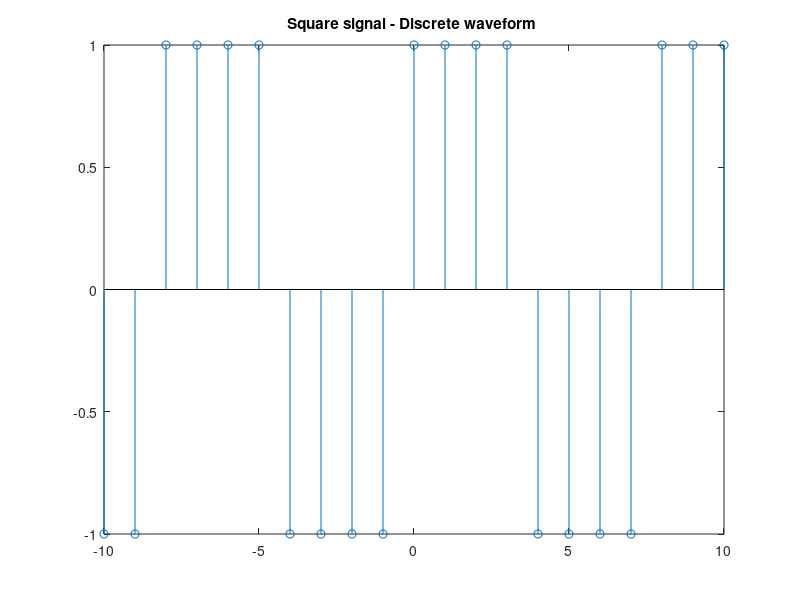

This figure's MATLAB source:
% Question 

% Write a script that will visualize discrete waveforms of 
% periodic signals. Note that the time scale must be dis 
% crete and observe the changes.

% Answer
A=1
omega = pi/4; 
n= -10:10;
x = A* square(omega*n) 
figure, stem(n,x)
title('Square signal - Discrete waveform ')
